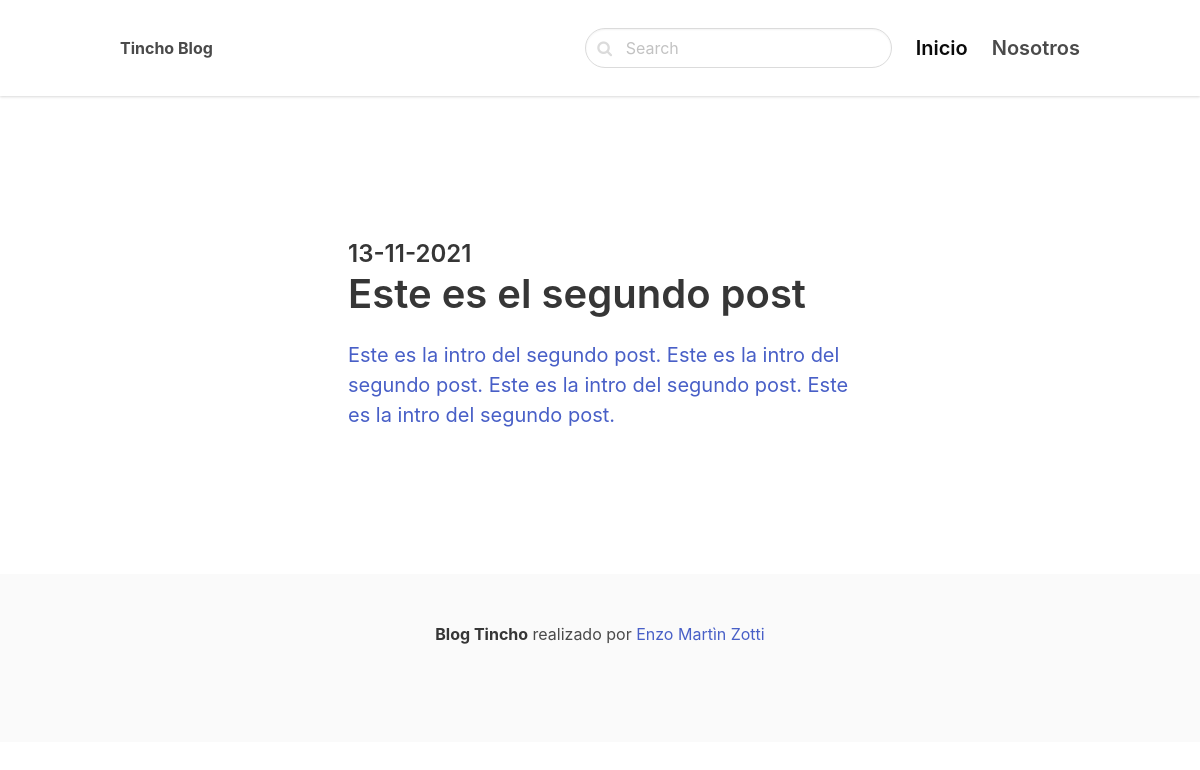
Page /django on the committed database.
### blog/models.py (models this page shows, shortened)
class Post(models.Model):
    ACTIVE = 'active'
    DRAFT = 'draft'
    CHOICES_STATUS = (
        (ACTIVE, 'Activo'),
        (DRAFT, 'Borrador')
    )
    category = models.ForeignKey(Category, related_name='posts', on_delete=models.CASCADE)
    title = CharField(max_length=200)
    slug = SlugField()
    intro = TextField()
    body = TextField()
    created_at = DateTimeField(auto_now_add=True)
    status = CharField(max_length=10, choices=CHOICES_STATUS, default=ACTIVE)
    image = models.ImageField(upload_to='uploads/', blank=True, null=True)
    class Meta:
        ordering = ('-created_at',)

### blog/views.py (the view)
# urls.py: path('<slug:slug>', views.category, name='category_detail')
def category (request, slug):
    category = get_object_or_404(Category, slug=slug)
    posts = category.posts.filter(status=Post.ACTIVE)
    return render (request, 'blog/category.html', {'category':category, 'posts': posts})

### blog/templates/blog/category.html (shortened to what this page needs)
{% extends 'core/base.html' %}
{% block content %}
<section class="hero ">
    <div class="hero-body">
        <div class="container">
            <section class="section">
                <div class="columns">
                    <div class="column is-8 is-offset-2">
                        {% for post in posts %}
                        <div class="content is-medium">
                            <a href="{% url 'post_detail' post.category.slug post.slug %}">
                                <h2 class="subtitle is-4">{{post.created_at|date:'d-m-Y'}}</h2>
                                <h1 class="title">{{post.title}}</h1>
                                <p>{{post.intro}}</p>
                            </a>
                        </div>
                        {% empty %}
                        <div class="content">
                            No hay posteos en esta categoria.
                        </div>
                        {% endfor %}
                    </div>
                </div>
            </section>
        </div>
    </div>
</section>
{% endblock %}

### rows in the picture
Post: created_at "13-11-2021", title "Este es el segundo post", intro "Este es la intro del segundo post. Este es la intro del segundo post. Este es la intro del segundo post. Este es la intro del segundo post."
